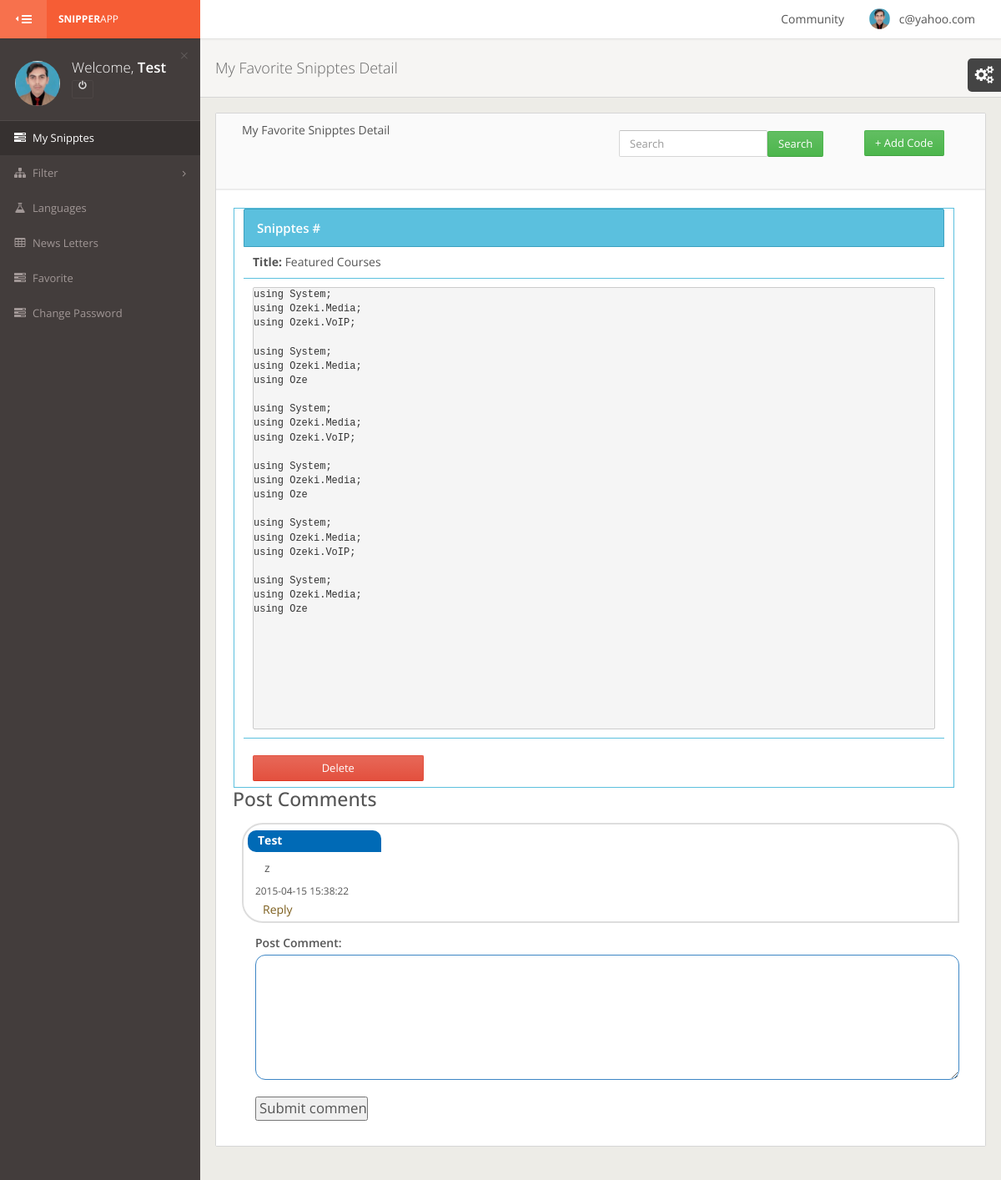
The page /User/faveret_detail.php?id=26 (signed in) on the database its author committed.
### tables this page shows
CREATE TABLE IF NOT EXISTS `uprofile` (
  `id` int(11) NOT NULL auto_increment,
  `fname` varchar(100) NOT NULL,
  `name` varchar(100) NOT NULL,
  `email` varchar(100) NOT NULL,
  `Password` varchar(100) NOT NULL,
  `birthday` varchar(100) NOT NULL,
  `Country` varchar(100) NOT NULL,
  `Location` varchar(100) NOT NULL,
  `contact` text NOT NULL,
  `gender` varchar(10) NOT NULL,
  `photo` text NOT NULL,
  `status` varchar(100) NOT NULL default 'a',
  PRIMARY KEY  (`id`)
);

CREATE TABLE IF NOT EXISTS `addsnippts` (
  `sniptsid` int(11) NOT NULL auto_increment,
  `title` varchar(250) NOT NULL,
  `user` varchar(250) NOT NULL,
  `languages` varchar(250) NOT NULL,
  `description` text NOT NULL,
  `date` timestamp NOT NULL default CURRENT_TIMESTAMP on update CURRENT_TIMESTAMP,
  `snippts_status` varchar(20) NOT NULL default 'A',
  `gernal_status` varchar(30) NOT NULL,
  PRIMARY KEY  (`sniptsid`)
);

CREATE TABLE IF NOT EXISTS `threaded_comments` (
  `id` int(11) NOT NULL auto_increment,
  `author` varchar(40) NOT NULL,
  `comment` text NOT NULL,
  `created_at` timestamp NOT NULL default CURRENT_TIMESTAMP on update CURRENT_TIMESTAMP,
  `parent_id` varchar(50) NOT NULL,
  `SaleProductId` int(11) NOT NULL,
  `BuyProductId` int(11) NOT NULL,
  `JobProduct` int(11) NOT NULL,
  `ServiceProduct` int(11) NOT NULL,
  PRIMARY KEY  (`id`)
);

### User/faveret_detail.php (the view, shortened to what this page needs)
<?php include "header.php";
$GETFAVID = $_GET['id'];
$querySnip   =  "SELECT * FROM favorite where favID = '$GETFAVID' order by favID DESC";
$resSnip   =  mysql_query($querySnip) or die(mysql_error());
while($rowSnip  =  mysql_fetch_array($resSnip))
{
  $FavID     		= $rowSnip['favID'];
  $SnipID     		= $rowSnip['snipID'];
$querySnipD  =  "SELECT * FROM addsnippts where sniptsid = '$SnipID'";
$resSnipD   =  mysql_query($querySnipD) or die(mysql_error());
while($rowSnipD  =  mysql_fetch_array($resSnipD))
{
  $codefull    	= $rowSnipD['description'];
    $SnipTitleShort	  = $rowSnipD['title'];
}
}
?>
   <div id="content-wrapper">
		<div class="page-header">
			<h1>My Favorite Snipptes Detail </h1>
		</div>
		<div class="row">
			<div class="col-sm-12">
				<div class="panel">
					<div class="panel-heading">
						<div class="col-xs-6">My Favorite Snipptes Detail</div>
                        <div class="col-xs-4">
                        		<form name="SearchForm" class="navbar-form pull-left" action="mysnipptes_search.php" method="post">
									<input type="text" name="search" class="form-control searchEquil" placeholder="Search"><input class="btn btn btn-success btn-md" type="submit" name="SearchForm" value="Search" />
								</form>
                               </div>
                        <div class="col-xs-2" style="margin-bottom:1px; display:block;">
            				<form name="#" class="navbar-form pull-left">
                            <a class="btn btn-success btn-md" href="addSnipts.php">+ Add Code</a>
                            </form>
                        </div>
                        <span class="panel-title"> &nbsp;</span>
					</div>
					<div class="panel-body">
<div class="col-xs-12 bord2">
    <div class="table-info">
        <div class="table-header">
            <div class="table-caption">
                Snipptes # <?php echo $sr; ?>
            </div>
        </div>
        <div class="col-xs-12 bordbottom"><b>Title:&nbsp;</b><?php echo $SnipTitleShort; ?></div>
        <div class="col-xs-12 bordbottom" id="snipDetails"><pre><?php echo $codefull ?></pre></div>
        <div class="col-xs-12 bordbottom bordnone"></div>
        <div class="col-xs-12">
            <div class="col-xs-3 btn btn-danger marginright"><a onClick="return confirm('Are you sure to delete this record ?');" href="dell.php?id=<?php  echo $FavID;?>">Delete</a></div>        </div>
      </div>
</div>
<h3>Post Comments</h3>
<?php
include "comment_function.php";
?>
<link href="../css/comment_style.css" rel="stylesheet" type="text/css" />
<div class="col-xs-12" style="">
<ul>
<?php
$snipid = $SnipID;
$q = "SELECT * FROM threaded_comments WHERE parent_id = 0 AND BuyProductId='$snipid' order by id desc";
$r = mysql_query($q);
while($row = mysql_fetch_assoc($r)):
 getComments($row);
endwhile;
?>
</ul>
<form id="comment_form" action="post_comment_buy.php" method='post'>
 <label for="comment_body">Post Comment:</label>
 <textarea name="comment_body" id='comment_body'></textarea>
 <div id='submit_button'>
  <input type="submit" value="Submit comment"/>
 </div>
</form>
</div>
					</div>
				</div>
							</div>
						</div>
</div>
<?php include "footer.php"; ?>

### User/header.php (shortened to what this page needs)
<?php
$UserSessions	= $_SESSION['user_sess'];
$querySesion   =  "SELECT * FROM uprofile WHERE email = '$UserSessions'";
$resSesion   =  mysql_query($querySesion) or die(mysql_error());
while($rowSesion  =  mysql_fetch_array($resSesion))
{
  $UserFirstName    = $rowSesion['fname'];
  $MyPhoto        = $rowSesion['photo'];
}
?>
<!DOCTYPE html>
 <html class="gt-ie8 gt-ie9 not-ie">
<head>
	<link href="assets/stylesheets/bootstrap.min.css" rel="stylesheet" type="text/css">
	<link href="assets/stylesheets/landerapp.min.css" rel="stylesheet" type="text/css">
	<link href="assets/stylesheets/widgets.min.css" rel="stylesheet" type="text/css">
	<link href="assets/stylesheets/rtl.min.css" rel="stylesheet" type="text/css">
	<link href="assets/stylesheets/themes.min.css" rel="stylesheet" type="text/css">
</head>
<body class="theme-default main-menu-animated">
<div id="main-wrapper">
	<div id="main-navbar" class="navbar navbar-inverse" role="navigation">
		<button type="button" id="main-menu-toggle"><i class="navbar-icon fa fa-bars icon"></i><span class="hide-menu-text">HIDE MENU</span></button>
		<div class="navbar-inner">
			<div class="navbar-header">
				<a href="profile.php" class="navbar-brand">
					<strong>Snipper</strong>App
				</a>
			</div>
			<div id="main-navbar-collapse" class="collapse navbar-collapse main-navbar-collapse">
				<div>
					<div class="right clearfix">
                        <ul class="nav navbar-nav pull-right right-navbar-nav">
							<li class="dropdown">
								<a href="#" class="dropdown-toggle user-menu" data-toggle="dropdown">
									<img src="<?php echo '../'.$MyPhoto;?>" alt="<?php echo '../'.$MyPhoto;?>">
									<span><?php echo $_SESSION['user_sess']; ?></span>
								</a>
							</li>
						</ul>
                        <ul class="nav navbar-nav pull-right right-navbar-nav">
							<li class="dropdown">
								<a href="community.php">
									<span><?php echo 'Community' ?></span>
								</a>
							</li>
						</ul>
					</div>
				</div>
			</div>
		</div>
	</div>
	<div id="main-menu" role="navigation">
		<div id="main-menu-inner">
			<div class="menu-content top" id="menu-content-demo">
				<div>
					<div class="text-bg"><span class="text-slim">Welcome,</span> <span class="text-semibold"><?php echo $UserFirstName ?></span></div>
					<img src="<?php echo '../'.$MyPhoto;?>" alt="" class="">
					<div class="btn-group">
						<a name="logout" title="logout" href="../logout.php" class="btn btn-xs btn-danger btn-outline dark"><i class="fa fa-power-off"></i></a>
					</div>
					<a href="#" class="close">&times;</a>
				</div>
			</div>
			<ul class="navigation">
				<li class="active">
					<a href="mysnipptes.php"><i class="menu-icon fa fa-tasks"></i><span class="mm-text">My Snipptes</span></a>
				</li>
                <li class="mm-dropdown">
					<a href="#"><i class="menu-icon fa fa-sitemap"></i><span class="mm-text">Filter</span></a>
				</li>
				<li>
					<a href="languages.php"><i class="menu-icon fa fa-flask"></i><span class="mm-text">Languages</span></a>
				</li>
				<li>
					<a href="#"><i class="menu-icon fa fa-table"></i><span class="mm-text">News Letters</span></a>
				</li>
				<li>
					<a href="faveret.php"><i class="menu-icon fa fa-tasks"></i><span class="mm-text">Favorite</span></a>
				</li>
				<li>
					<a href="change_password.php"><i class="menu-icon fa fa-tasks"></i><span class="mm-text">Change Password</span></a>
				</li>
			</ul>
		</div>
	</div>

### User/comment_function.php (shortened to what this page needs)
<?php
function getComments($row) {
 echo "<li class='comment'>";
 echo "<div class='aut'>".$row['author']."</div>";
 echo "<div class='commentbody'>".$row['comment']."</div>";
 echo "<div class='timestamp'>".$row['created_at']."</div>";
 echo "<a href='#comment_form' class='reply' id='".$row['id']."'>Reply</a>";
 echo "</li>";
}
?>

### css/comment_style.css (style rules this page uses)
.btn { color:fff !important; }
html, body, div, h1, h2, h3, h4, h5, h6, ul, ol, dl, li, dt, dd, p, blockquote, pre, form, fieldset, table, th, td { margin: 0; padding: 0; }
body { font-size: 14px; line-height:1.3em; }
a, a:visited { outline:none; color:#7d5f1e; }
.comment { padding:5px; border:2px solid #DDDDDD; margin-top:15px; list-style:none; border-radius:25px 25px 0px 25px; }
.aut { background-color: #006ab6; border-radius: 10px 10px 0; color: #ffffff; font-weight: bold; height: 26px; margin: 2px 0 0; padding: 3px 0 0 12px; width: 160px; }
.timestamp { font-size: 85%; margin: 9px 0px 5px 9px; }
#comment_form { margin-top:15px; margin-left: 16px; }
.reply { margin: 0px 0px 0px 18px ; }
#comment_form input { font-size:1.2em; margin:0 0 10px; padding:3px; display:block; width:100%; }
#comment_body { border: 1px solid #3D86C5; border-radius: 12px; display: block; padding:10px !important; height: 150px; width: 100%; }
#submit_button { clear: both; margin-top: 20px; text-align: center; width: 16%; }
.commentbody { margin: 10px 5px 5px 20px; }

### User/header.php (style rules this page uses)
.bordbottom { border-bottom: 1px solid #5bc0de; padding: 10px 0; }
.bordnone { border:none !important; }
.marginright { margin-right:7px !important; margin-bottom:7px !important; }
.marginright a { color:#fff !important; }
.bordbottom pre { height: 127px; max-height: 128px; }
#snipDetails pre { height: 530px !important; min-height: 530px !important; }
.bord2 { border: 1px solid #5bc0de; height: auto !important; margin: 1px; max-height: auto; width: 98% !important; }

### rows shown on the page
uprofile: photo (picture), fname "Test"
addsnippts: title "Featured Courses", description "using System; using Ozeki.Media; using Ozeki.VoIP; using System; using Ozeki.Media; using Oze using System; using Ozeki.Media; using Ozeki.VoIP; using System; using Ozeki.Media; using Oze using System; using Ozeki.Media; using Ozeki.VoIP; using System; using Ozeki.Media; using Oze"
threaded_comments: author "Test", comment "z", created_at "2015-04-15 15:38:22"

### other values the page prints
$_SESSION['user_sess'] "c@yahoo.com"
